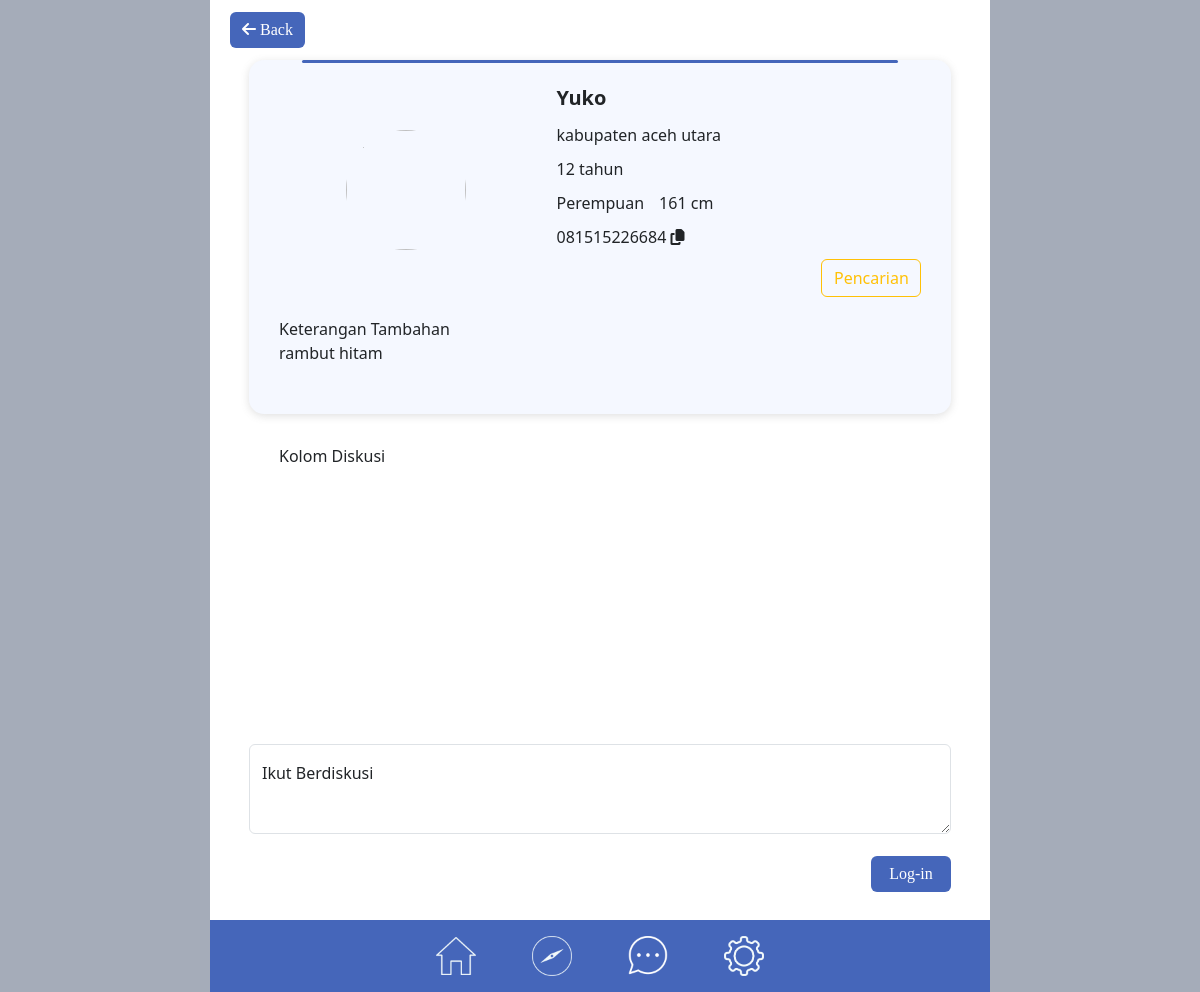
The page /detail-hilang.php?id=1 on the database its author committed.
### tables this page shows
CREATE TABLE `orang_hilang` (
  `id_hilang` int(11) NOT NULL,
  `nama_lengkap` varchar(200) NOT NULL,
  `id_kota` int(11) NOT NULL,
  `jenis_kelamin` char(1) NOT NULL,
  `umur_hilang` int(11) NOT NULL,
  `tinggi` int(11) NOT NULL,
  `keterangan` text NOT NULL,
  `tanggal_hilang` date NOT NULL,
  `timestamp` timestamp NOT NULL DEFAULT current_timestamp() ON UPDATE current_timestamp(),
  `nomor_telepon` varchar(12) NOT NULL,
  `foto` text NOT NULL,
  `status` varchar(100) NOT NULL DEFAULT 'hilang'
);

CREATE TABLE `regencies` (
  `id` char(4) NOT NULL,
  `province_id` char(2) NOT NULL,
  `name` varchar(255) NOT NULL
);

### detail-hilang.php (the view, shortened to what this page needs)
<?php
    require "connect.php";
    $id = $_GET['id'];
    $stmt = $conn->prepare("SELECT * FROM orang_hilang where id_hilang=?");
    $stmt->execute([$id]);
    $orang = $stmt->fetch();
    $namaKota = '';
    $stmt = $conn->prepare('SELECT * FROM regencies where id=?');
    $berhasil = $stmt->execute([$orang['id_kota']]);
    if($berhasil){
        $nama = $stmt->fetch();
        $namaKota = $nama['name'];
    }
?>
<!DOCTYPE html>
<html lang="en">
<head>
    <link rel="stylesheet" type="text/css" href="https://stackpath.bootstrapcdn.com/bootstrap/4.3.1/css/bootstrap.min.css">
    <link href="https://cdn.jsdelivr.net/npm/bootstrap@5.3.0-alpha3/dist/css/bootstrap.min.css" rel="stylesheet">
    <link rel="stylesheet" type="text/css" href="css/style.css">
    <link rel="stylesheet" href="css/explore.css">
</head>
<body>
    <div class="container-hp">
        <div style="height:60px;display:flex;align-items:center;margin-left:20px;">
        <button onclick="window.location.href='explore.php'" type="Button" class="button1 btn" style="background-color : #4566BA; color:white; font-family:'Gill Sans MT';border:none;">
        <i class="fa-solid fa-arrow-left"></i> Back </button>
        </div>
        <div class="card-container">
            <div class="mycard">
                <div></div>
                <div class="row">
                    <div class="col-5">
                        <img src="assets/img/orang_hilang/<?= $orang['foto'] ?>" alt="">
                    </div>
                    <div class="col-7">
                        <div><b><?= $orang['nama_lengkap']?></b></div>
                        <div><?= strtolower($namaKota) ?></div>
                        <div><?= $orang['umur_hilang'] ?> tahun</div>
                        <div style="display:flex;align-items:center;">
                            <div style="margin-right:15px;"><?= strtoupper($orang['jenis_kelamin']) === 'P' ? 'Perempuan' : 'Laki-laki'; ?></div>
                            <div><?= $orang['tinggi'] ?> cm</div>
                        </div>
                        <div style="cursor:pointer;"><?= $orang['nomor_telepon'] ?> <i class="fa-solid fa-copy"></i></div>
                        <?php
                        if($orang['status'] == 'pencarian'){
                            echo'
                            <div>
                            <button type="button" class="btn btn-outline-warning" style="float:right;width:100px;">Pencarian</button>
                            </div>
                            ';
                        }else if($orang['status'] == 'selesai'){
                           echo '
                            <div>
                            <button type="button" class="btn btn-outline-success" style="float:right;width:100px;">Selesai</button>
                            </div>
                            ';
                        }else{
                            echo '
                            <div>
                            <button type="button" class="btn btn-outline-danger" style="float:right;width:100px;">Hilang</button>
                            </div>
                            ';
                        }
                        ?>
                    </div>
                </div>
                <div style="height:20px;width:100%;"></div>
                <div class="ket row">
                    <div>Keterangan Tambahan</div>
                    <div><?= $orang['keterangan'] ?></div>
                </div>
            </div>
        </div>
        <div style="height:30px;width:100%;"><span style="padding-left:calc(30px + 5%);padding-bottom:7px;">Kolom Diskusi</span></div>
        <div class="comment-container">
            <div class="comments">
            </div>
        </div>
        <div style="height:30px;width:100%;"></div>
        <div class="form-floating" style="width:90%;margin:auto;">
            <textarea class="form-control" placeholder="Ikut Berdiskusi" id="komentar" name="komentar" style="height: 90px"></textarea>
            <label for="floatingTextarea2Disabled">Ikut Berdiskusi</label>
        </div>
        <div style="height:22px;width:100%;"></div>
        <?php if(!isset($_SESSION['login'])):?>
        <button type="Button" class="button1 btn" onclick="window.location.href= 'login-user.php'" style="background-color : #4566BA; color:white; font-family:'Gill Sans MT';border:none;width:80px;display:block;float:right;margin-right:5%;margin-bottom:100px;">Log-in</button>
        <?php else: ?>
        <button type="Button" onclick="sendKomentar()" class="button1 btn" style="background-color : #4566BA; color:white; font-family:'Gill Sans MT';border:none;width:80px;display:block;float:right;margin-right:5%;margin-bottom:100px;">Send</button>
        <?php endif; ?>
        <div style="height:26px;width:100%;"></div>
        <div style="height:82px;width:100%;"></div>
        <?php include 'bottombar.php' ?>
    </div>
</body>
</html>

### css/style.css (style rules this page uses)
:root { --black : #212427; --blue-secondary : #f5f8ff; --blue-primary : #4566BA; }
body { width: 100%; overflow: auto; margin:auto; min-height: 100vh; background-color: #a5acb9 !important; font-size: 16px; transition: 0.3s; color:var(--black); }
.container-hp { margin: auto; background-color: #ffffff; max-width: 780px; min-height: 100vh; position: relative; }

### css/explore.css (style rules this page uses)
.card-container { display: flex; flex-direction: column; justify-content: center; align-items: center; }
.mycard { background-color: #f5f8ff; width: 90%; border-radius: 15px; min-height: 25vh; padding-bottom: 34px; margin-bottom: 30px; box-shadow: rgba(99, 99, 99, 0.2) 0px 2px 8px 0px; }
.mycard > div:nth-child(1) { padding-top: 10px; padding-left: 1%; padding-right: 4%; text-align: right; margin-bottom:10px; font-size: 16px; }
.mycard .row { padding: 30px; padding-top: 0; padding-bottom: 0; }
.mycard::before { content:''; width: 85%; height: 3px; background-color: #4566BA; display: block; margin: auto; border-radius: 5px; }
.col-5 > img { width: 15vh; height: 15vh; border-radius: 50%; object-fit: cover; }
.row > .col-5 { justify-content: center; align-items: center; display: flex; flex-direction: column; }
.row > .col-7 { display: flex; justify-content: center; flex-direction: column; gap: 10px; }
.col-7 > div:nth-child(1) > b { font-size: 20px; text-transform: capitalize; }
.mycard { cursor: pointer; }
.mycard .ket { margin-bottom: 15px; }
.comment-container { display: flex; flex-direction: column; justify-content: center; align-items: center; }
.comments { width: 90%; min-height: 30vh; max-height: 30vh; border-radius: 15px; overflow-x: hidden; overflow-y:auto; background-color: white; }

### rows shown on the page
orang_hilang: nama_lengkap "Yuko", umur_hilang "12", tinggi "161", nomor_telepon "081515226684", keterangan "rambut hitam"
regencies: name "kabupaten aceh utara"
